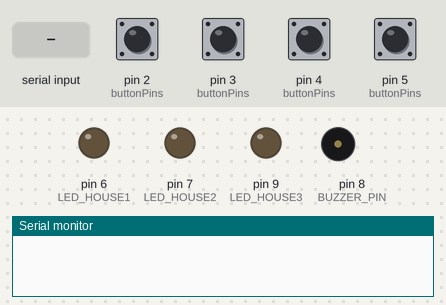
A sketch run on a simulated Arduino Uno, built with avr-gcc and run on an emulated ATmega328P. On the bench: output pins drawn as LEDs (lit = HIGH), buzzer (waves = sounding), the last lines printed to the serial monitor. The test bench sets the inputs (shaded band); at power-on: pin 2 (buttonPins), pin 3 (buttonPins), pin 4 (buttonPins), pin 5 (buttonPins) HIGH.

Above: at 1.2 s.
1.3 s: "ON_1\n" received over Serial
At 2.7 s:
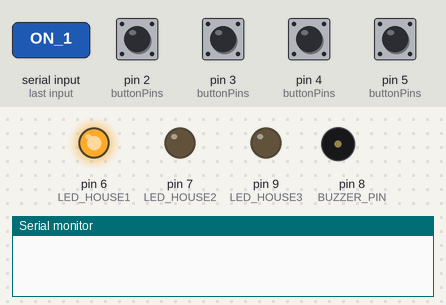
3.3 s: pin 3 (buttonPins) pulled LOW for 1 s
At 6.0 s:
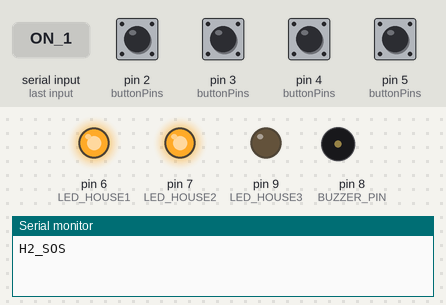
6.3 s: pin 4 (buttonPins) pulled LOW for 1 s
At 8.2 s:
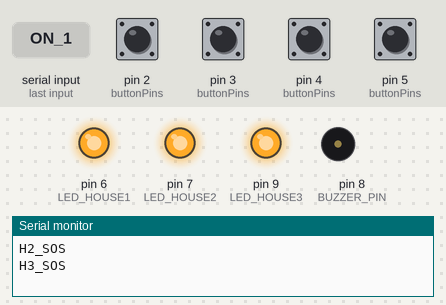
9.2 s: "CLEAR_H1\n" received over Serial
At 9.7 s:
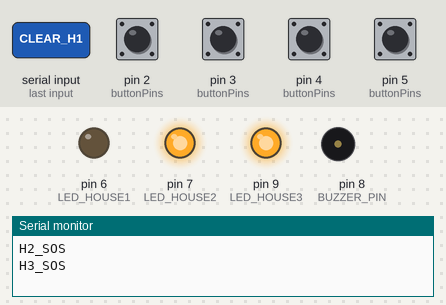
10.7 s: pin 5 (buttonPins) pulled LOW for 1 s
At 11.94 s:
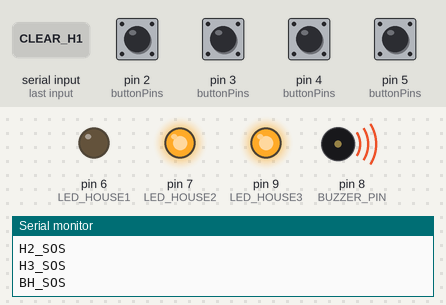
13.6 s: pin 2 (buttonPins) pulled LOW for 1 s
At 14.84 s:
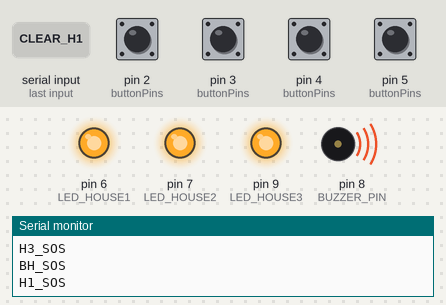
Timing chart, 0 to 16.6 s (numbered marks = the images above; inputs shaded):
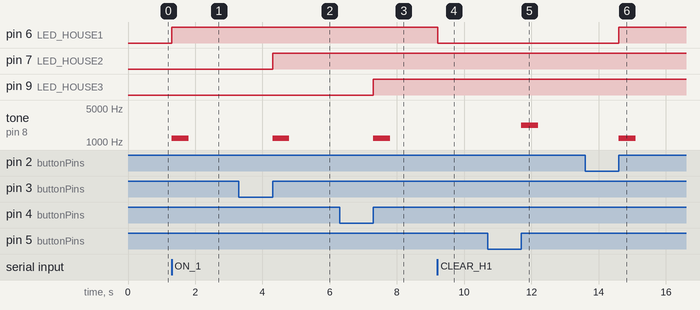

Measured:
- after the input at 1.3 s, pin 6 (LED_HOUSE1): LOW → HIGH at once; tone on pin 8 (BUZZER_PIN): silent → 1200 Hz at once, → silent 0.50 s later
- after the input at 3.3 s, pin 7 (LED_HOUSE2): LOW → HIGH after 1.0 s; tone on pin 8 (BUZZER_PIN): silent → 1200 Hz after 1.0 s, → silent 0.50 s later
- after the input at 6.3 s, pin 9 (LED_HOUSE3): LOW → HIGH after 1.0 s; tone on pin 8 (BUZZER_PIN): silent → 1200 Hz after 1.0 s, → silent 0.50 s later
- after the input at 9.2 s, pin 6 (LED_HOUSE1): HIGH → LOW at once
- after the input at 10.7 s, tone on pin 8 (BUZZER_PIN): silent → 2200 Hz after 1.0 s, → silent 0.50 s later
- after the input at 13.6 s, pin 6 (LED_HOUSE1): LOW → HIGH after 1.0 s; tone on pin 8 (BUZZER_PIN): silent → 1200 Hz after 1.0 s, → silent 0.50 s later

The sketch:

BKFinalArduinoCode.ino
```cpp
// Pin Definitions
const int BTN_HOUSE1   = 2;
const int BTN_HOUSE2   = 3;
const int BTN_HOUSE3   = 4;
const int BTN_BARANGAY = 5;

// Dedicated Alert LEDs (Households 1, 2, and 3)
const int LED_HOUSE1   = 6;
const int LED_HOUSE2   = 7;
const int LED_HOUSE3   = 9;

// Master Alarm Buzzer
const int BUZZER_PIN   = 8;

const unsigned long HOLD_TIME = 1000; // Hold duration in milliseconds (1 second)

// Arrays for pin mapping
const int buttonPins[4] = {BTN_HOUSE1, BTN_HOUSE2, BTN_HOUSE3, BTN_BARANGAY};
const int ledPins[3]    = {LED_HOUSE1, LED_HOUSE2, LED_HOUSE3};
const char* sosCodes[4] = {"H1_SOS", "H2_SOS", "H3_SOS", "BH_SOS"};

// State tracking
unsigned long pressStartTime[4] = {0, 0, 0, 0};
bool triggerSent[4]             = {false, false, false, false};
bool alertActive[3]             = {false, false, false}; // Independent state per household

void setup() {
  Serial.begin(9600);
  Serial.setTimeout(50); // Prevents serial read blocking delay

  for (int i = 0; i < 4; i++) {
    pinMode(buttonPins[i], INPUT_PULLUP);
  }

  for (int i = 0; i < 3; i++) {
    pinMode(ledPins[i], OUTPUT);
    digitalWrite(ledPins[i], LOW); // Ensure all start OFF
  }

  pinMode(BUZZER_PIN, OUTPUT);
}

void loop() {
  // 1. Check Physical Button Inputs
  for (int i = 0; i < 4; i++) {
    int buttonState = digitalRead(buttonPins[i]);

    if (buttonState == LOW) {
      if (pressStartTime[i] == 0) {
        pressStartTime[i] = millis(); // Start 1-second hold timer
      }
      else if ((millis() - pressStartTime[i] >= HOLD_TIME) && !triggerSent[i]) {
        // Send S.O.S alert code to web interface over Serial
        Serial.println(sosCodes[i]);

        // Turn ON the specific LED without clearing existing active LEDs
        if (i < 3) {
          digitalWrite(ledPins[i], HIGH);
          alertActive[i] = true;
        }

        // Sound siren audio feedback
        tone(BUZZER_PIN, (i == 3) ? 2200 : 1200, 500);

        triggerSent[i] = true; // Prevent continuous spamming while holding
      }
    }
    else {
      // Button Released -> Reset timer state (LED stays lit)
      pressStartTime[i] = 0;
      triggerSent[i] = false;
    }
  }

  // 2. Process Commands Sent from Web Portal
  if (Serial.available() > 0) {
    String command = Serial.readStringUntil('\n');
    command.trim();

    // Outbound Web Commands to Turn ON Alert Hardware
    if (command == "ON_1" || command == "ON_H1") {
      digitalWrite(LED_HOUSE1, HIGH);
      alertActive[0] = true;
      tone(BUZZER_PIN, 1200, 500);
    }
    else if (command == "ON_2" || command == "ON_H2") {
      digitalWrite(LED_HOUSE2, HIGH);
      alertActive[1] = true;
      tone(BUZZER_PIN, 1200, 500);
    }
    else if (command == "ON_3" || command == "ON_H3") {
      digitalWrite(LED_HOUSE3, HIGH);
      alertActive[2] = true;
      tone(BUZZER_PIN, 1200, 500);
    }

    // Individual Clear Commands
    else if (command == "CLEAR_H1" || command == "CLEAR_1") {
      digitalWrite(LED_HOUSE1, LOW);
      alertActive[0] = false;
    }
    else if (command == "CLEAR_H2" || command == "CLEAR_2") {
      digitalWrite(LED_HOUSE2, LOW);
      alertActive[1] = false;
    }
    else if (command == "CLEAR_H3" || command == "CLEAR_3") {
      digitalWrite(LED_HOUSE3, LOW);
      alertActive[2] = false;
    }
    else if (command == "CLEAR_ACK" || command == "CLEAR_ALL") {
      // Fallback master reset command
      for (int i = 0; i < 3; i++) {
        digitalWrite(ledPins[i], LOW);
        alertActive[i] = false;
      }
    }

    // Mute buzzer only when ALL household alerts are turned off
    if (!alertActive[0] && !alertActive[1] && !alertActive[2]) {
      noTone(BUZZER_PIN);
    }
  }
}
```
